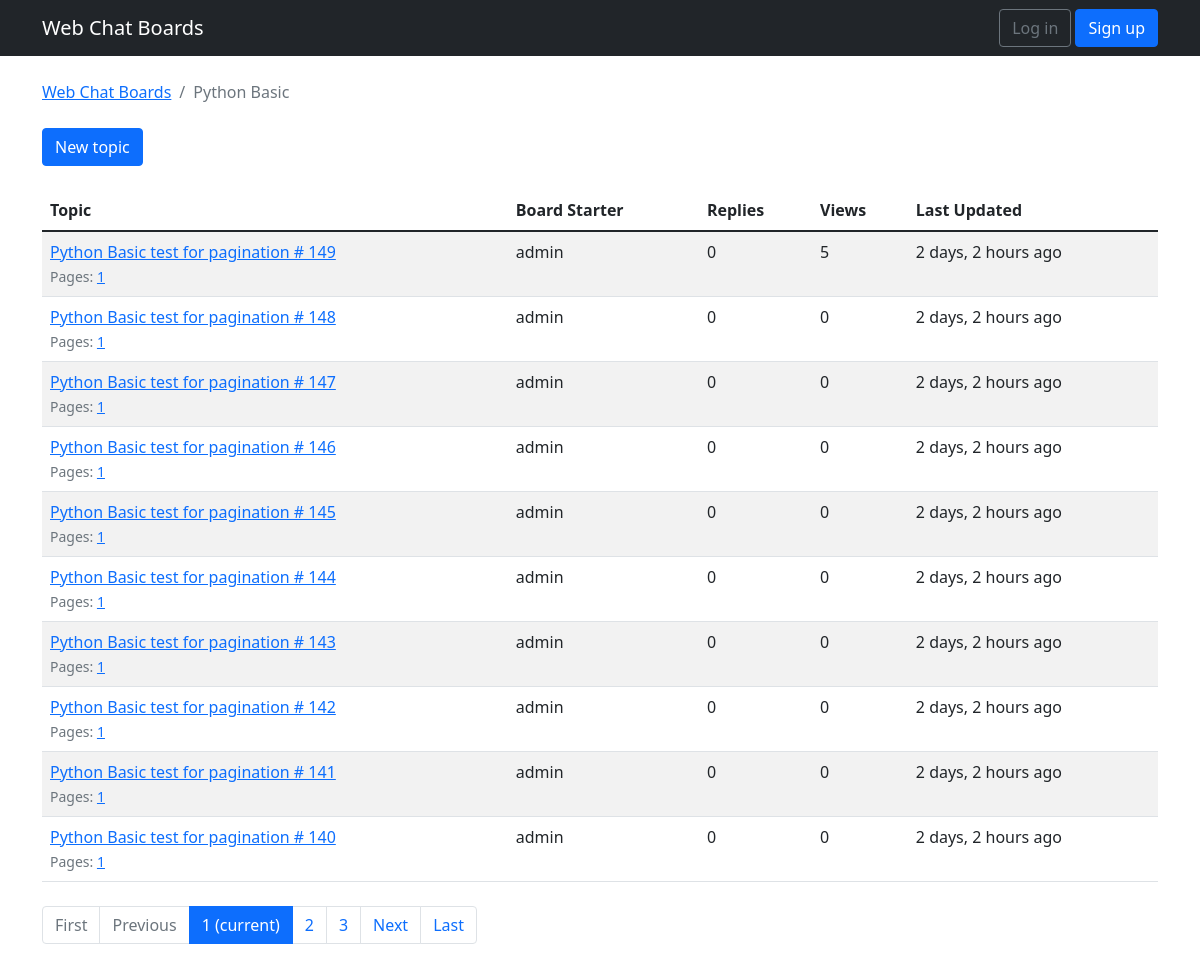
/board_topic/1/, run on an earlier commit of the app's database.
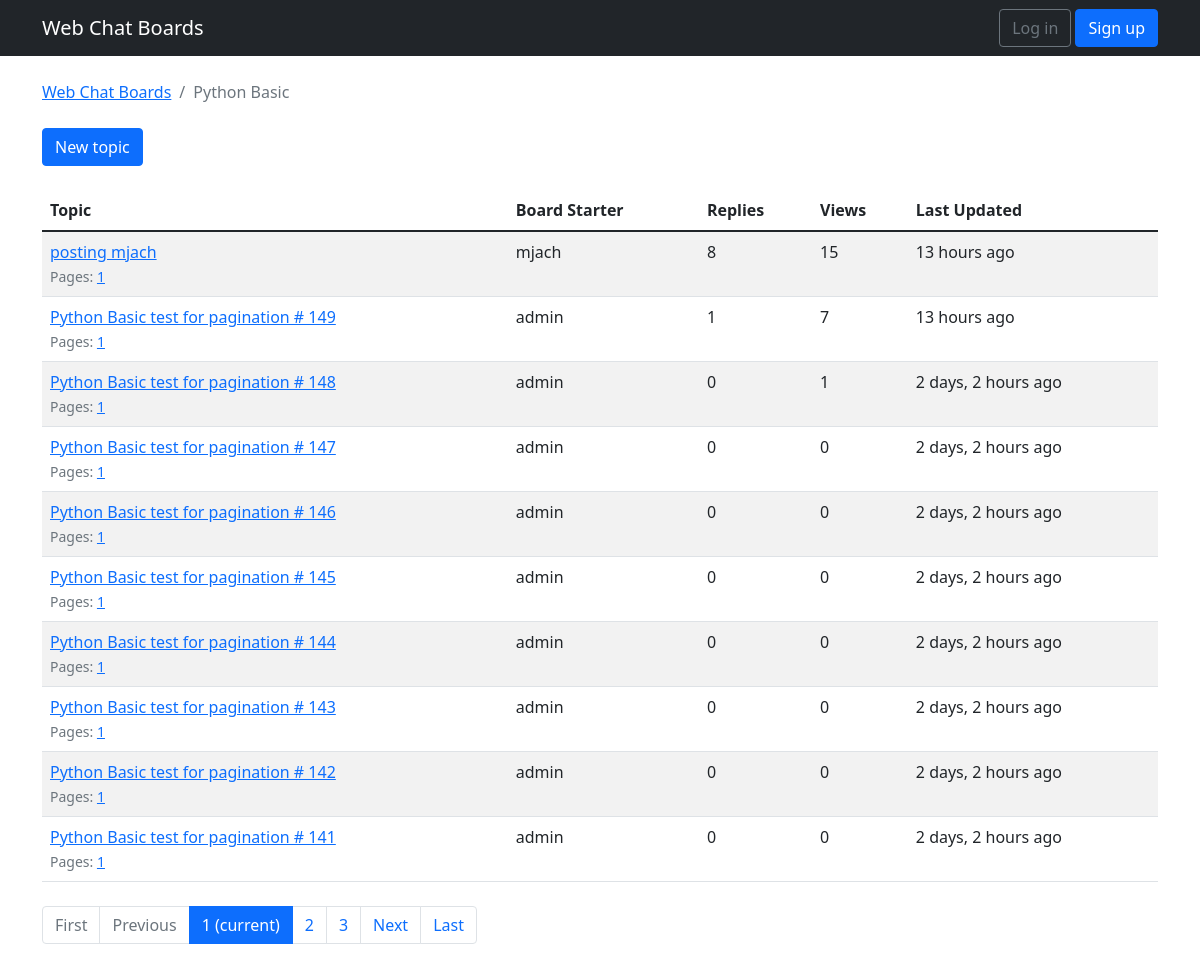
And on a later commit of the database.
### webchat/models.py (models this page shows, shortened)
class ChatTopic(models.Model):
    subject = models.CharField(max_length = 250)
    lastUpdate = models.DateTimeField(auto_now_add = True)
    boardName = models.ForeignKey(ChatBoard, related_name='topics',on_delete=models.CASCADE)
    boardStarter = models.ForeignKey(User, related_name='topics',on_delete=models.CASCADE)
    views = models.PositiveIntegerField(default=0)
    def get_page_count(self):
        count = self.posts.count()
        pages = count / 15
        return math.ceil(pages)
    def has_many_pages(self, count = None):
        if count is None:
            count = self.get_page_count()
        return count > 6
    def get_page_range(self):
        count = self.get_page_count()
        if self.has_many_pages(count):
            return range(1,5)
        return range(1, count + 1)

### webchat/views.py (the view)
# urls.py: re_path(r'^board_topic/(?P<pk>\d+)/$', views.TopicListView.as_view(),
class TopicListView(ListView):
    model = ChatTopic
    context_object_name = 'topics'
    template_name = 'chat_board_topics.html'
    paginate_by = 10
    def get_context_data(self, **kwargs):
        kwargs['chat_board'] = self.chat_board
        return super().get_context_data(**kwargs)
    def get_queryset(self):
        self.chat_board = get_object_or_404(ChatBoard, pk = self.kwargs.get('pk'))
        queryset = self.chat_board.topics.order_by('-lastUpdate').annotate(replies=Count('posts') - 1)
        return queryset

### templates/chat_board_topics.html (shortened to what this page needs)
{% extends 'base.html' %}
{% load humanize %}
{% block breadcrumb %}
        <li class="breadcrumb-item"><a href="{% url 'home' %}">Web Chat Boards</a></li>
        <li class="breadcrumb-item active">{{ chat_board.name }}</li>
{% endblock %}
{% block content %}
<div class="mb-4">
  <a href="{% url 'new_board_topic' chat_board.pk %}" class="btn btn-primary">New topic</a>
</div>
<table class="table table-striped mb-4">
    <thead class="thead-inverse">
      <tr>
        <th>Topic</th>
        <th>Board Starter</th>
        <th>Replies</th>
        <th>Views</th>
        <th>Last Updated</th>
      </tr>
    </thead>
    <tbody>
      {% for topic in topics %}
          {% url 'topic_posts' chat_board.pk topic.pk as topic_url %}
        <tr>
            <td>
                <p class="mb-0">
                    <a href="{{ topic_url }}">{{ topic.subject }}</a>
                </p>
                <small class="text-muted">
                    Pages:
                    {% for i in topic.get_page_range %}
                        <a href="{{ topic_url }}?page={{ i }}">{{ i }}</a>
                    {% endfor %}
                </small>
            </td>
            <td>{{ topic.boardStarter.username }}</td>
            <td>{{ topic.replies }}</td>
            <td>{{ topic.views }}</td>
            <td>{{ topic.lastUpdate|naturaltime }}</td>
        </tr>
      {% endfor %}
    </tbody>
  </table>
  {% include 'includes/pagination.html' %}
{% endblock %}

What changed in the data, as far as the page shows it:
no longer on this page (row unchanged): ChatTopic: subject "Python Basic test for pagination # 140", get_page_range "1", boardStarter.username "admin", replies "0", views "0", lastUpdate "2 days, 2 hours ago"
now on this page (row edited): ChatTopic: subject "posting mjach", get_page_range "1", boardStarter.username "mjach", replies "8", views "15", lastUpdate "13 hours ago"
changed ChatTopic "Python Basic test for pagination # 149": replies "0" → "1"; views "5" → "7"; lastUpdate "2 days, 2 hours ago" → "13 hours ago"
changed ChatTopic "Python Basic test for pagination # 148": views "0" → "1"
